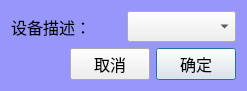
<?xml version="1.0" encoding="UTF-8"?>
<ui version="4.0">
 <class>clsSelectFtdiChip</class>
 <widget class="QDialog" name="clsSelectFtdiChip">
  <property name="geometry">
   <rect>
    <x>0</x>
    <y>0</y>
    <width>247</width>
    <height>86</height>
   </rect>
  </property>
  <property name="windowTitle">
   <string>选择FTDI线</string>
  </property>
  <property name="styleSheet">
   <string notr="true">QDialog
{
	background-color:rgb(150,150,251);
}</string>
  </property>
  <layout class="QVBoxLayout" name="verticalLayout">
   <item>
    <layout class="QHBoxLayout" name="horizontalLayout_2">
     <item>
      <widget class="QLabel" name="label">
       <property name="font">
        <font>
         <family>楷体</family>
         <pointsize>12</pointsize>
        </font>
       </property>
       <property name="text">
        <string>设备描述：</string>
       </property>
      </widget>
     </item>
     <item>
      <widget class="QComboBox" name="cmbDiscriptor">
       <property name="font">
        <font>
         <family>楷体</family>
         <pointsize>12</pointsize>
        </font>
       </property>
      </widget>
     </item>
    </layout>
   </item>
   <item>
    <layout class="QHBoxLayout" name="horizontalLayout">
     <item>
      <spacer name="horizontalSpacer">
       <property name="orientation">
        <enum>Qt::Horizontal</enum>
       </property>
       <property name="sizeHint" stdset="0">
        <size>
         <width>40</width>
         <height>20</height>
        </size>
       </property>
      </spacer>
     </item>
     <item>
      <widget class="QPushButton" name="btnCancel">
       <property name="font">
        <font>
         <family>楷体</family>
         <pointsize>12</pointsize>
        </font>
       </property>
       <property name="text">
        <string>取消</string>
       </property>
      </widget>
     </item>
     <item>
      <widget class="QPushButton" name="btnOk">
       <property name="font">
        <font>
         <family>楷体</family>
         <pointsize>12</pointsize>
        </font>
       </property>
       <property name="text">
        <string>确定</string>
       </property>
       <property name="default">
        <bool>true</bool>
       </property>
      </widget>
     </item>
    </layout>
   </item>
  </layout>
 </widget>
 <resources/>
 <connections/>
</ui>
